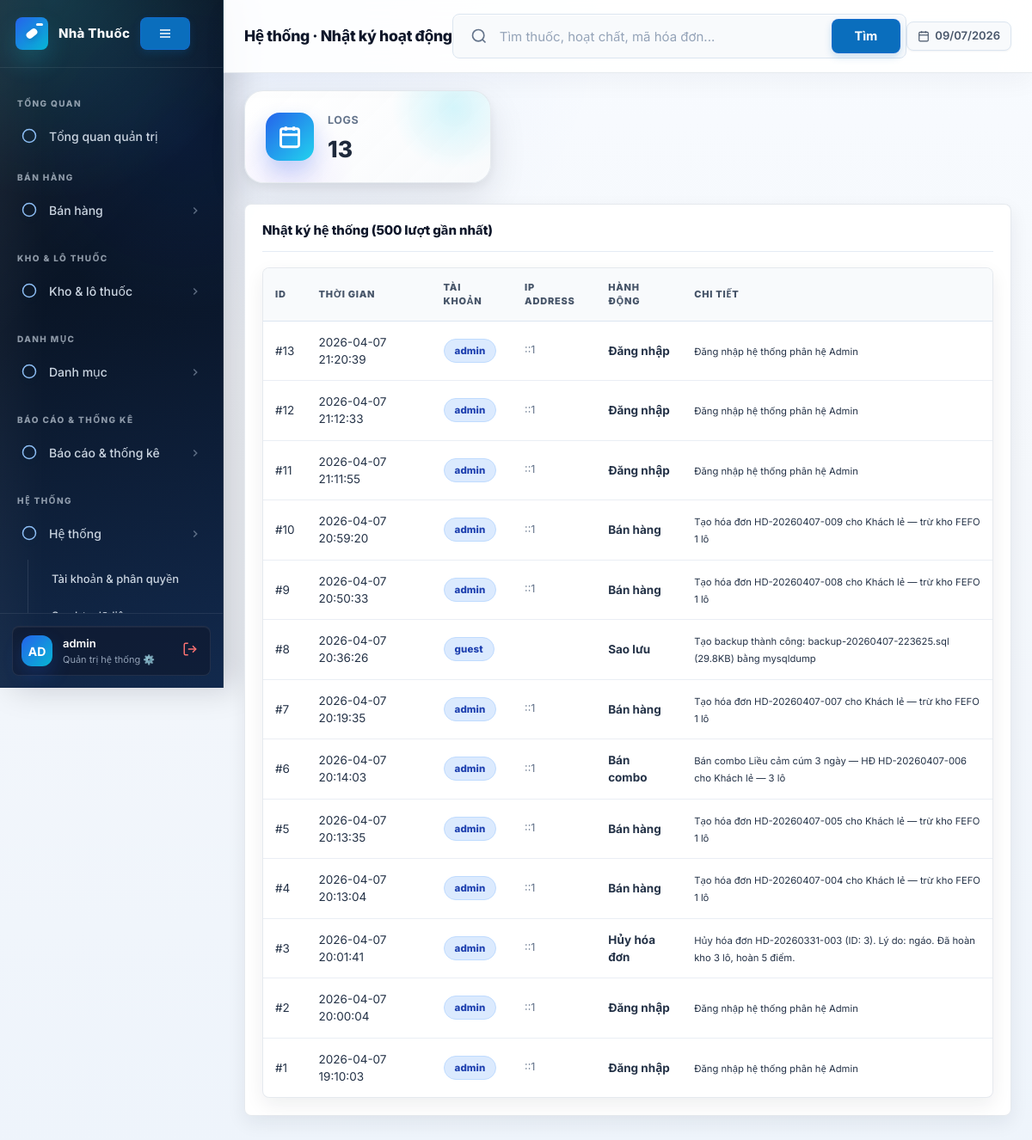
The page /system_logs.php (signed in) on the database its author committed.
### tables this page shows
CREATE TABLE `system_logs` (
  `id` int(11) NOT NULL AUTO_INCREMENT,
  `username` varchar(100) DEFAULT NULL,
  `action` varchar(255) NOT NULL,
  `details` text DEFAULT NULL,
  `ip_address` varchar(50) DEFAULT NULL,
  `created_at` timestamp NOT NULL DEFAULT current_timestamp(),
  PRIMARY KEY (`id`)
);

### system_logs.php (the view, shortened to what this page needs)
<?php
include_once 'app.php';
$logs = pms_fetch_all("SELECT * FROM system_logs ORDER BY id DESC LIMIT 500");
?>
<section class="panel">
    <div class="panel-head"><h2>Nhật ký hệ thống (500 lượt gần nhất)</h2></div>
    <div class="table-wrap">
        <table>
            <thead><tr><th>ID</th><th>Thời gian</th><th>Tài khoản</th><th>IP Address</th><th>Hành động</th><th>Chi tiết</th></tr></thead>
            <tbody>
                <?php foreach ($logs as $l): ?>
                    <tr>
                        <td>#<?= $l['id'] ?></td>
                        <td><?= pms_h($l['created_at']) ?></td>
                        <td><span class="badge gray"><?= pms_h($l['username']) ?></span></td>
                        <td class="muted"><?= pms_h($l['ip_address']) ?></td>
                        <td><strong><?= pms_h($l['action']) ?></strong></td>
                        <td><small><?= pms_h($l['details']) ?></small></td>
                    </tr>
                <?php endforeach; ?>
            </tbody>
        </table>
    </div>
</section>

### style/modern.css (style rules this page uses)
:root { --blue: #2563eb; --blue-light: #eff6ff; --blue-mid: #dbeafe; --blue-dark: #1d4ed8; --cyan: #0ea5e9; --green: #16a34a; --green-bg: #f0fdf4; --green-bd: #bbf7d0; --red: #dc2626; --red-bg: #fef2f2; --red-bd: #fecaca; --orange: #d97706; --orange-bg: #fffbeb; --orange-bd: #fde68a; --purple: #7c3aed; --white: #ffffff; --gray-50: #f8fafc; --gray-100: #f1f5f9; --gray-200: #e2e8f0; --gray-300: #cbd5e1; --gray-400: #94a3b8; --gray-500: #64748b; --gray-600: #475569; --gray-700: #334155; --gray-800: #1e293b; --gray-900: #0f172a; --sb-w: 260px; --sb-bg: #0f172a; --sb-line: rgba(255,255,255,.08); --sb-text: #cbd5e1; --sb-muted: rgba(148,163,184,.6); --sb-hover: rgba(255,255,255,.06); --sb-active-bg:#1e40af; --sb-active-tx:#bfdbfe; --sb-accent: #38bdf8; --sb-radius: 8px; --sb-anim: .18s ease; --radius: 10px; --radius-lg:16px; --shadow: 0 1px 3px rgba(0,0,0,.08), 0 4px 12px rgba(0,0,0,.06); --shadow-md:0 4px 16px rgba(0,0,0,.1); }
*, *::before, *::after { box-sizing: border-box; margin: 0; padding: 0; }
html { scroll-behavior: smooth; }
body { font-family: Inter, system-ui, -apple-system, sans-serif; font-size: 14px; line-height: 1.5; color: var(--gray-800); background: var(--gray-100); min-height: 100vh; overflow-x: hidden; }
.panel { background: var(--white); border: 1px solid var(--gray-200); border-radius: var(--radius-lg); padding: 20px; box-shadow: var(--shadow); margin-bottom: 16px; }
.panel-head { display: flex; justify-content: space-between; align-items: flex-start; gap: 12px; margin-bottom: 16px; padding-bottom: 12px; border-bottom: 1px solid var(--gray-100); }
.panel-head h2, .panel-head h3 { margin: 0; font-size: 15px; font-weight: 700; color: var(--gray-800); line-height: 1.3; }
.muted { color: var(--gray-500); font-size: 12.5px; }
.table-wrap { overflow-x: auto; border-radius: var(--radius); border: 1px solid var(--gray-200); background: var(--white); }
table { width: 100%; border-collapse: collapse; font-size: 13.5px; }
th { background: var(--gray-50); color: var(--gray-600); font-size: 11.5px; font-weight: 700; text-transform: uppercase; letter-spacing: .04em; padding: 10px 14px; border-bottom: 1px solid var(--gray-200); text-align: left; vertical-align: middle; position: sticky; top: 0; z-index: 1; }
td { padding: 11px 14px; border-bottom: 1px solid var(--gray-100); vertical-align: middle; color: var(--gray-800); }
tr:last-child td { border-bottom: none; }
.badge { display: inline-flex; align-items: center; gap: 4px; padding: 3px 9px; border-radius: 999px; font-size: 11.5px; font-weight: 700; }
.badge.gray { background: var(--gray-100); color: var(--gray-600); }
.main-panel > *, .panel, .stat-card, .quick-card, .info-card { animation: floatIn .35s ease both; }
:root { --ds-primary: #1e40af; --ds-primary-hover: #1e3a8a; --ds-success: #16a34a; --ds-success-bg: #dcfce7; --ds-warning: #ea580c; --ds-warning-bg: #ffedd5; --ds-danger: #dc2626; --ds-danger-bg: #fee2e2; --ds-surface: #ffffff; --ds-bg: #f8fafc; --ds-border: #e2e8f0; --ds-text-main: #0f172a; --ds-text-muted: #64748b; --ds-shadow-sm: 0 1px 2px 0 rgba(0, 0, 0, 0.05); --ds-shadow-md: 0 4px 6px -1px rgba(0, 0, 0, 0.1), 0 2px 4px -1px rgba(0, 0, 0, 0.06); --ds-shadow-lg: 0 10px 15px -3px rgba(0, 0, 0, 0.1), 0 4px 6px -2px rgba(0, 0, 0, 0.05); --ds-radius-md: 12px; --ds-radius-lg: 16px; --ds-radius-full: 9999px; }

### rows shown on the page
system_logs: id "13", created_at "2026-04-07 21:20:39", username "admin", ip_address "::1", action "Đăng nhập", details "Đăng nhập hệ thống phân hệ Admin"
system_logs: id "12", created_at "2026-04-07 21:12:33", username "admin", ip_address "::1", action "Đăng nhập", details "Đăng nhập hệ thống phân hệ Admin"
system_logs: id "11", created_at "2026-04-07 21:11:55", username "admin", ip_address "::1", action "Đăng nhập", details "Đăng nhập hệ thống phân hệ Admin"
system_logs: id "10", created_at "2026-04-07 20:59:20", username "admin", ip_address "::1", action "Bán hàng", details "Tạo hóa đơn HD-20260407-009 cho Khách lẻ — trừ kho FEFO 1 lô"
system_logs: id "9", created_at "2026-04-07 20:50:33", username "admin", ip_address "::1", action "Bán hàng", details "Tạo hóa đơn HD-20260407-008 cho Khách lẻ — trừ kho FEFO 1 lô"
system_logs: id "8", created_at "2026-04-07 20:36:26", username "guest", action "Sao lưu", details "Tạo backup thành công: backup-20260407-223625.sql (29.8KB) bằng mysqldump"
system_logs: id "7", created_at "2026-04-07 20:19:35", username "admin", ip_address "::1", action "Bán hàng", details "Tạo hóa đơn HD-20260407-007 cho Khách lẻ — trừ kho FEFO 1 lô"
system_logs: id "6", created_at "2026-04-07 20:14:03", username "admin", ip_address "::1", action "Bán combo", details "Bán combo Liều cảm cúm 3 ngày — HĐ HD-20260407-006 cho Khách lẻ — 3 lô"
system_logs: id "5", created_at "2026-04-07 20:13:35", username "admin", ip_address "::1", action "Bán hàng", details "Tạo hóa đơn HD-20260407-005 cho Khách lẻ — trừ kho FEFO 1 lô"
system_logs: id "4", created_at "2026-04-07 20:13:04", username "admin", ip_address "::1", action "Bán hàng", details "Tạo hóa đơn HD-20260407-004 cho Khách lẻ — trừ kho FEFO 1 lô"
system_logs: id "3", created_at "2026-04-07 20:01:41", username "admin", ip_address "::1", action "Hủy hóa đơn", details "Hủy hóa đơn HD-20260331-003 (ID: 3). Lý do: ngáo. Đã hoàn kho 3 lô, hoàn 5 điểm."
system_logs: id "2", created_at "2026-04-07 20:00:04", username "admin", ip_address "::1", action "Đăng nhập", details "Đăng nhập hệ thống phân hệ Admin"
system_logs: id "1", created_at "2026-04-07 19:10:03", username "admin", ip_address "::1", action "Đăng nhập", details "Đăng nhập hệ thống phân hệ Admin"

### other values the page prints
pms_h($groupName) "TỔNG QUAN"
pms_h($item['label']) "Tổng quan quản trị"
pms_h($groupName) "BÁN HÀNG"
pms_h($groupName) "Bán hàng"
pms_h($groupName) "KHO & LÔ THUỐC"
pms_h($groupName) "Kho & lô thuốc"
pms_h($groupName) "DANH MỤC"
pms_h($groupName) "Danh mục"
pms_h($groupName) "BÁO CÁO & THỐNG KÊ"
pms_h($groupName) "Báo cáo & thống kê"
pms_h($groupName) "HỆ THỐNG"
pms_h($groupName) "Hệ thống"
pms_h($item['label']) "Tài khoản & phân quyền"
substr($user, 0, 2) "AD"
pms_h($user) "admin"
